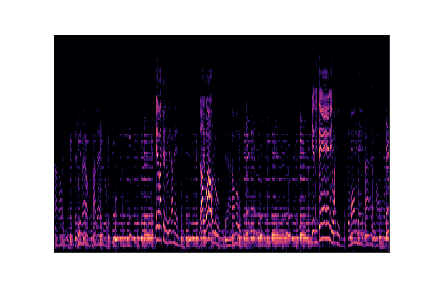
#> input picture Lab2/Data/images_original/blues/blues00007.png, 432 x 288 px; its folder holds only this picture in this run
$ jupyter execute --allow-errors task_1_anna.ipynb
#> lines starting #> are read from the running program, lines starting #| are printed output that depends on the picture; long printed decimals are rounded
## Lab 2 - Task 1: CNN on mel-spectrograms (Keras) — versión Colab

**Antes de empezar:** *Entorno de ejecución → Cambiar tipo de entorno de ejecución → T4 GPU*, y ejecuta las celdas **en orden**.

- Split 80/20 por canción (el mismo test que en Task 2 y Lab 1)
- Carga de los espectrogramas (recortados, RGB)
- Exploración de configuraciones con una validación sacada solo del 80%
- Reentrenar la mejor sobre todo el train y evaluar **una sola vez** en el 20% de test

Si Colab se desconecta, vuelve a ejecutar desde el principio: los experimentos ya hechos se saltan solos (están en `task1_experiments.csv`, en Drive).

### 0. Drive y datos

[cell 1]
from google.colab import drive
drive.mount("/content/drive")

import os, shutil
from pathlib import Path

DRIVE_ROOT = Path("/content/drive/MyDrive")
PROJECT = Path("/content/drive/MyDrive/MSC/music-genre-classification-2")       # si ya sabes la ruta, ponla aquí: Path("/content/drive/MyDrive/.../music-genre-classification-2")

# [8 lines left out: function find_dir, not called in this run]

if PROJECT is None:
    PROJECT = find_dir(DRIVE_ROOT, "music-genre-classification-2")
assert PROJECT is not None, "No encuentro 'music-genre-classification-2' en tu Drive (¿cuenta correcta montada?)"
print("Proyecto:", PROJECT)

SRC_IMAGES   = PROJECT / "data" / "images_original"
LOCAL_IMAGES = Path("/content/data/images_original")      # copia local (mucho más rápida que leer de Drive)
RESULTS_DIR  = PROJECT / "results_task1"                  # todo lo que se guarda va a Drive
RESULTS_DIR.mkdir(exist_ok=True)
assert SRC_IMAGES.exists(), f"No existe {SRC_IMAGES}"

n_local = len(list(LOCAL_IMAGES.glob("*/*.png"))) if LOCAL_IMAGES.exists() else 0
if n_local < 900:
    print("Copiando espectrogramas a /content/data ...")
    shutil.copytree(SRC_IMAGES, LOCAL_IMAGES, dirs_exist_ok=True,
                    ignore=shutil.ignore_patterns(".DS_Store", "._*"))
print("PNGs locales:", len(list(LOCAL_IMAGES.glob("*/*.png"))))

### 1. Imports y configuración

[cell 2]
import os, re, json, time, random
from pathlib import Path
import numpy as np, pandas as pd
import matplotlib.pyplot as plt
from PIL import Image
from sklearn.model_selection import train_test_split
from sklearn.metrics import confusion_matrix, ConfusionMatrixDisplay
import tensorflow as tf
from tensorflow import keras
from tensorflow.keras import layers

IMG_DIR = LOCAL_IMAGES
SEED = 42

def set_seed(s):
#> called with s = 42
    random.seed(s); np.random.seed(s); keras.utils.set_random_seed(s)   # python + numpy + tensorflow
#> (this line was passed over: tensorflow is not available in this run)
set_seed(SEED)

#> (the rest of this cell did not finish here and is left out)

### 2. Tabla de canciones

[cell 3]
pat  = re.compile(r'^([a-z]+)(\d{5})\.png$')          # e.g. blues00000.png
rows = []
for gdir in sorted(p for p in IMG_DIR.iterdir() if p.is_dir()):
    for f in sorted(gdir.glob('*.png')):
        m = pat.match(f.name)
        if m:
            rows.append(dict(song=f'{m.group(1)}.{m.group(2)}', genre=m.group(1), path=str(f)))

songs = pd.DataFrame(rows)
GENRES = sorted(songs.genre.unique())                 # alfabético = igual que LabelEncoder en Lab 1
songs['label'] = songs.genre.map({g: i for i, g in enumerate(GENRES)})
print(len(songs), 'songs'); print(songs.genre.value_counts().to_string())

[cell 4]
im = Image.open(songs.path[0]); print(im.size, im.mode)
#> further down, im is the input picture: PIL image 432x288 RGBA; mean R, G, B, A 118.7, 109.7, 121.6, 255
plt.figure(figsize=(6, 4)); plt.imshow(im); plt.title(songs.song[0]); plt.show()

Se ve que las imágenes tienen márgenes (figura de matplotlib con marco blanco y ejes), así que hay que recortarlos. Además son RGBA, así que se convierten a RGB.

El espectrograma real ocupa aproximadamente x ∈ [55, 388] e y ∈ [37, 251] píxeles. El eje horizontal es tiempo (30 s) y el vertical es frecuencia mel (graves abajo).

### 3. Split 80/20 (por canción, estratificado por género)

#> (a cell that did not finish here is left out)

### 4. Recortar, reescalar y cargar los espectrogramas en memoria (uint8, channels-last)

[cell 6]
IMG_H, IMG_W = 128, 192        # alto (frecuencia) x ancho (tiempo)
CROP = (55, 37, 387, 250)      # (left, top, right, bottom) en píxeles de la imagen original

def load_img(p):
    im = Image.open(p).convert('RGB').crop(CROP)                      # RGBA -> RGB, quita márgenes
    return np.asarray(im.resize((IMG_W, IMG_H), Image.BILINEAR))      # H,W,3 uint8

# comprobación visual: no debe quedar nada blanco ni marco negro
plt.imshow(Image.open(songs.path[0]).convert('RGB').crop(CROP)); plt.show()
#> after `plt.imshow(Image.open(songs.path[0]).convert('RGB').crop(CROP))`:
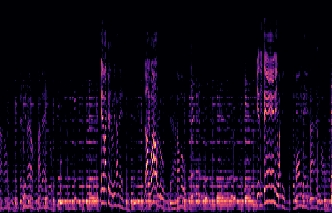
#> shown: shape (213, 332, 3); mean R, G, B 23.6, 8, 28.7

X_all = np.stack([load_img(p) for p in songs.path])                   # N,H,W,3 uint8
#> in load_img, `return np.asarray(im.resize((IMG_W, IMG_H), Image.BILINEAR))`:
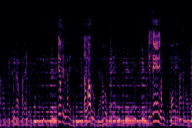
#> returned value: shape (128, 192, 3); mean of channels 0, 1, 2 23.6, 8, 28.7; drawn as R, G, B
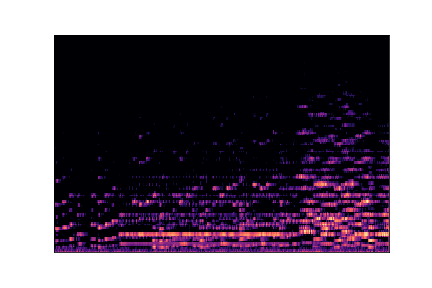
#> input picture Lab2/Data/images_original/classical/classical00016.png, 432 x 288 px
#> in load_img (call 2), `im = Image.open(p).convert('RGB').crop(CROP)`:
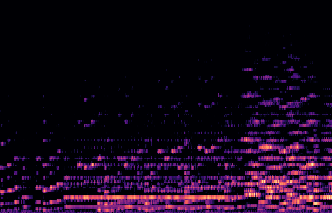
#> im: PIL image 332x213 RGB; mean R, G, B 22.4, 7.7, 25.9
#> in load_img (call 2), `return np.asarray(im.resize((IMG_W, IMG_H), Image.BILINEAR))`:
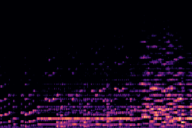
#> returned value: shape (128, 192, 3); mean of channels 0, 1, 2 22.4, 7.7, 25.9; drawn as R, G, B
y_all = songs.label.to_numpy()
print(X_all.shape, X_all.nbytes / 1e6, 'MB')
#| (2, 128, 192, 3) 0.1475 MB

# estadísticas de normalización solo con TRAIN
#> (the rest of this cell did not finish here and is left out)

### 5. Pipeline de datos (tf.data) con máscaras tipo SpecAugment

[cell 7]
# [15 lines left out: functions spec_mask, make_ds, not called in this run]

# Cambiar el tamaño de entrada (recarga las imágenes con otro tamaño y recalcula MEAN/STD)
#> (the rest of this cell did not finish here and is left out)

### 6. Modelo: CNN configurable

[cell 8]
def SimpleCNN(filters=(16, 32, 64), kernel=(3, 3), dropout=0.3, n_classes=10, input_shape=None):
    input_shape = input_shape or (IMG_H, IMG_W, 3)
    inp = keras.Input(shape=input_shape)
    x = inp
    for f in filters:
        x = layers.Conv2D(f, kernel, padding='same')(x)    # kernel = (alto=frecuencia, ancho=tiempo)
        x = layers.BatchNormalization()(x)
        x = layers.ReLU()(x)
        x = layers.MaxPooling2D(2)(x)
    x = layers.GlobalAveragePooling2D()(x)
    x = layers.Dropout(dropout)(x)
    return keras.Model(inp, layers.Dense(n_classes)(x))    # logits

# solo parámetros entrenables
n_params = lambda m: int(sum(np.prod(tuple(w.shape)) for w in m.trainable_weights))
print(n_params(SimpleCNN()))
#> (the call stopped at in SimpleCNN, `inp = keras.Input(shape=input_shape)`: tensorflow is not available in this run)
